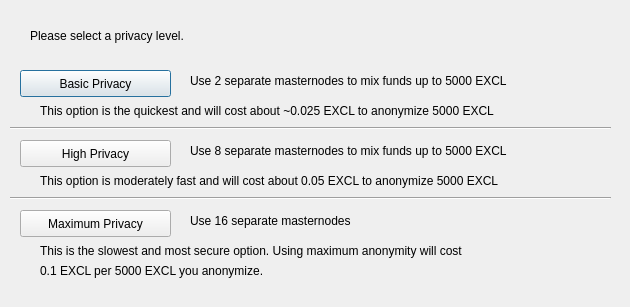
<?xml version="1.0" encoding="UTF-8"?>
<ui version="4.0">
 <class>ObfuscationConfig</class>
 <widget class="QDialog" name="ObfuscationConfig">
  <property name="geometry">
   <rect>
    <x>0</x>
    <y>0</y>
    <width>630</width>
    <height>307</height>
   </rect>
  </property>
  <property name="windowTitle">
   <string>Configure Obfuscation</string>
  </property>
  <widget class="QPushButton" name="buttonBasic">
   <property name="geometry">
    <rect>
     <x>20</x>
     <y>70</y>
     <width>151</width>
     <height>27</height>
    </rect>
   </property>
   <property name="text">
    <string>Basic Privacy</string>
   </property>
  </widget>
  <widget class="QPushButton" name="buttonHigh">
   <property name="geometry">
    <rect>
     <x>20</x>
     <y>140</y>
     <width>151</width>
     <height>27</height>
    </rect>
   </property>
   <property name="text">
    <string>High Privacy</string>
   </property>
  </widget>
  <widget class="QPushButton" name="buttonMax">
   <property name="geometry">
    <rect>
     <x>20</x>
     <y>210</y>
     <width>151</width>
     <height>27</height>
    </rect>
   </property>
   <property name="text">
    <string>Maximum Privacy</string>
   </property>
  </widget>
  <widget class="QLabel" name="label">
   <property name="geometry">
    <rect>
     <x>30</x>
     <y>20</y>
     <width>571</width>
     <height>31</height>
    </rect>
   </property>
   <property name="text">
    <string>Please select a privacy level.</string>
   </property>
  </widget>
  <widget class="QLabel" name="label_2">
   <property name="geometry">
    <rect>
     <x>190</x>
     <y>70</y>
     <width>421</width>
     <height>21</height>
    </rect>
   </property>
   <property name="text">
    <string>Use 2 separate masternodes to mix funds up to 5000 EXCL</string>
   </property>
  </widget>
  <widget class="QLabel" name="label_3">
   <property name="geometry">
    <rect>
     <x>190</x>
     <y>140</y>
     <width>411</width>
     <height>21</height>
    </rect>
   </property>
   <property name="text">
    <string>Use 8 separate masternodes to mix funds up to 5000 EXCL</string>
   </property>
  </widget>
  <widget class="QLabel" name="label_4">
   <property name="geometry">
    <rect>
     <x>190</x>
     <y>210</y>
     <width>421</width>
     <height>21</height>
    </rect>
   </property>
   <property name="text">
    <string>Use 16 separate masternodes</string>
   </property>
  </widget>
  <widget class="QLabel" name="label_6">
   <property name="geometry">
    <rect>
     <x>40</x>
     <y>100</y>
     <width>561</width>
     <height>21</height>
    </rect>
   </property>
   <property name="text">
    <string>This option is the quickest and will cost about ~0.025 EXCL to anonymize 5000 EXCL</string>
   </property>
  </widget>
  <widget class="QLabel" name="label_7">
   <property name="geometry">
    <rect>
     <x>40</x>
     <y>170</y>
     <width>561</width>
     <height>21</height>
    </rect>
   </property>
   <property name="text">
    <string>This option is moderately fast and will cost about 0.05 EXCL to anonymize 5000 EXCL</string>
   </property>
  </widget>
  <widget class="QLabel" name="label_8">
   <property name="geometry">
    <rect>
     <x>40</x>
     <y>240</y>
     <width>561</width>
     <height>21</height>
    </rect>
   </property>
   <property name="text">
    <string>This is the slowest and most secure option. Using maximum anonymity will cost</string>
   </property>
  </widget>
  <widget class="QLabel" name="label_9">
   <property name="geometry">
    <rect>
     <x>40</x>
     <y>260</y>
     <width>561</width>
     <height>21</height>
    </rect>
   </property>
   <property name="text">
    <string>0.1 EXCL per 5000 EXCL you anonymize.</string>
   </property>
  </widget>
  <widget class="Line" name="line">
   <property name="geometry">
    <rect>
     <x>10</x>
     <y>120</y>
     <width>601</width>
     <height>16</height>
    </rect>
   </property>
   <property name="orientation">
    <enum>Qt::Horizontal</enum>
   </property>
  </widget>
  <widget class="Line" name="line_2">
   <property name="geometry">
    <rect>
     <x>10</x>
     <y>190</y>
     <width>601</width>
     <height>16</height>
    </rect>
   </property>
   <property name="orientation">
    <enum>Qt::Horizontal</enum>
   </property>
  </widget>
 </widget>
 <resources/>
 <connections/>
</ui>
